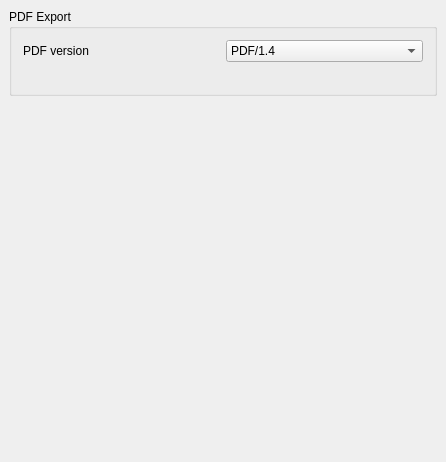
<?xml version="1.0" encoding="UTF-8"?>
<ui version="4.0">
 <class>Gui::Dialog::DlgSettingsPDF</class>
 <widget class="QWidget" name="Gui::Dialog::DlgSettingsPDF">
  <property name="geometry">
   <rect>
    <x>0</x>
    <y>0</y>
    <width>446</width>
    <height>462</height>
   </rect>
  </property>
  <property name="windowTitle">
   <string>PDF</string>
  </property>
  <layout class="QVBoxLayout">
   <property name="spacing">
    <number>6</number>
   </property>
   <property name="margin">
    <number>9</number>
   </property>
   <item>
    <widget class="QGroupBox" name="groupBox">
     <property name="title">
      <string>PDF Export</string>
     </property>
     <layout class="QVBoxLayout" name="verticalLayout">
      <item>
       <layout class="QHBoxLayout" name="horizontalLayout">
        <item>
         <widget class="QLabel" name="label_2">
          <property name="text">
           <string>PDF version</string>
          </property>
         </widget>
        </item>
        <item>
         <widget class="Gui::PrefComboBox" name="comboBox">
          <property name="toolTip">
           <string>This is the PDF Version FuCadUp will use to export to PDF</string>
          </property>
          <property name="prefEntry" stdset="0">
           <cstring>PDFVersion</cstring>
          </property>
          <property name="prefPath" stdset="0">
           <cstring>Mod</cstring>
          </property>
          <item>
           <property name="text">
            <string>PDF/1.4</string>
           </property>
          </item>
          <item>
           <property name="text">
            <string>PDF/A-1b</string>
           </property>
          </item>
          <item>
           <property name="text">
            <string>PDF/1.6</string>
           </property>
          </item>
          <item>
           <property name="text">
            <string>PDF/X-4</string>
           </property>
          </item>
         </widget>
        </item>
       </layout>
      </item>
      <item>
        <widget class="QLabel" name="warningLabel">
         <property name="wordWrap">
          <bool>true</bool>
         </property>
        </widget>
      </item>
     </layout>
    </widget>
   </item>
   <item>
    <spacer name="verticalSpacer">
     <property name="orientation">
      <enum>Qt::Vertical</enum>
     </property>
     <property name="sizeHint" stdset="0">
      <size>
       <width>20</width>
       <height>40</height>
      </size>
     </property>
    </spacer>
   </item>
  </layout>
 </widget>
 <layoutdefault spacing="6" margin="11"/>
 <customwidgets>
  <customwidget>
   <class>Gui::PrefComboBox</class>
   <extends>QComboBox</extends>
   <header>Gui/PrefWidgets.h</header>
  </customwidget>
 </customwidgets>
 <resources/>
 <connections/>
</ui>
